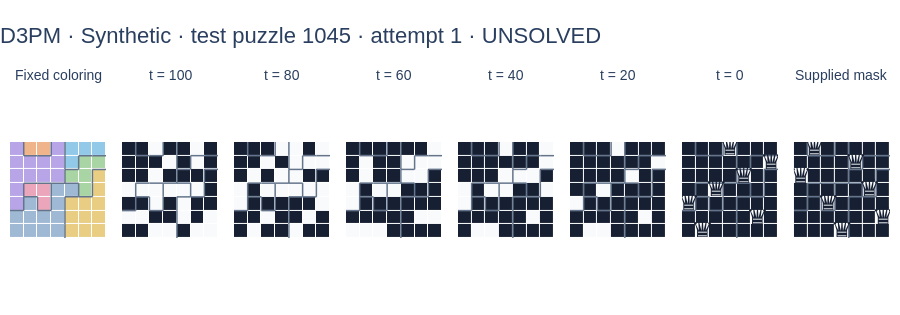
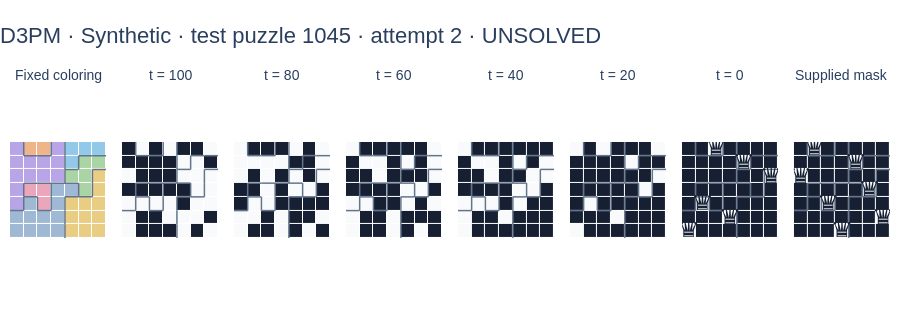

Notebook source saved alongside these figures, in order:
### Code cell
N_TRAJECTORY_PUZZLES = 3
TRAJECTORY_ATTEMPTS = 2
CAPTURE_STEPS = tuple(
    sorted(set(np.rint(np.linspace(0, GENERATION_STEPS, 6)).astype(int)))
)
trajectory_indices = splits["test"][:N_TRAJECTORY_PUZZLES]
trajectory_progress = widgets.IntProgress(
    value=0,
    max=len(trajectory_indices) * TRAJECTORY_ATTEMPTS * GENERATION_STEPS,
    description="Trajectories",
    style={"description_width": "initial"},
    layout=widgets.Layout(width="100%"),
)
display(trajectory_progress)
trajectory_records = []
for puzzle_index in trajectory_indices:
    for attempt in range(TRAJECTORY_ATTEMPTS):
        offset = len(trajectory_records) * GENERATION_STEPS

        def update_trajectory(done, total, offset=offset):
            trajectory_progress.value = offset + done

        final, snapshots = sample_queens(
            model,
            regions[puzzle_index],
            steps=GENERATION_STEPS,
            seed=SEED + 1000 + len(trajectory_records),
            capture_steps=CAPTURE_STEPS,
            progress=update_trajectory,
        )
        solved = bool(
            solution_checks(
                regions[puzzle_index],
                mask_to_tokens(final[0].numpy(), regions[puzzle_index]),
            )["solved"]
        )
        trajectory_records.append((puzzle_index, attempt, snapshots, solved))
trajectory_progress.bar_style = "success"

for puzzle_index, attempt, snapshots, solved in trajectory_records:
    titles = (
        ["Fixed coloring"]
        + [f"t = {GENERATION_STEPS - step}" for step in CAPTURE_STEPS]
        + ["Supplied mask"]
    )
    fig = make_subplots(
        rows=1, cols=len(titles), subplot_titles=titles, horizontal_spacing=0.018
    )
    add_board(fig, regions[puzzle_index], regions[puzzle_index], 1, 1)
    for col, step in enumerate(CAPTURE_STEPS, start=2):
        add_mask(
            fig,
            snapshots[step][0].numpy(),
            regions[puzzle_index],
            1,
            col,
            queens=step == GENERATION_STEPS,
        )
    add_mask(
        fig,
        queen_masks[puzzle_index],
        regions[puzzle_index],
        1,
        len(titles),
        queens=True,
    )
    source = puzzles["source_names"][puzzle_index]
    status = "SOLVED" if solved else "UNSOLVED"
    style_boards(
        fig,
        f"D3PM · {source} · test puzzle {puzzle_index} · attempt {attempt + 1} · {status}",
    ).show(config=PLOT_CONFIG)

### Figure 1 — Plotly figure (JSON) as saved in the notebook; plotly's stock layout.template omitted (floating-point values rounded to 4 significant figures)
{"data": [{"colorscale": [[0, "#B8A5E8"], [0.125, "#B8A5E8"], [0.125, "#F0B48B"], [0.25, "#F0B48B"], [0.25, "#92C9E8"], [0.375, "#92C9E8"], [0.375, "#A9D4A4"], [0.5, "#A9D4A4"], [0.5, "#E8CD83"], [0.625, "#E8CD83"], [0.625, "#ECA6BB"], [0.75, "#ECA6BB"], [0.75, "#9FB9D4"], [0.875, "#9FB9D4"], [0.875, "#F1F3F5"], [1, "#F1F3F5"]], "customdata": [[0, 1, 1, 0, 2, 2, 2], [0, 0, 0, 0, 2, 3, 3], [0, 0, 0, 0, 3, 3, 4], [0, 5, 5, 6, 6, 3, 4], [0, 6, 5, 6, 4, 4, 4], [6, 6, 6, 6, 4, 4, 4], [6, 6, 6, 6, 4, 4, 4]], "hovertemplate": "row=%{y}, col=%{x}<br>region=%{customdata}<br>token=%{z}<extra></extra>", "showscale": false, "type": "heatmap", "xaxis": "x", "xgap": 1, "yaxis": "y", "ygap": 1, "z": [[0, 1, 1, 0, 2, 2, 2], [0, 0, 0, 0, 2, 3, 3], [0, 0, 0, 0, 3, 3, 4], [0, 5, 5, 6, 6, 3, 4], [0, 6, 5, 6, 4, 4, 4], [6, 6, 6, 6, 4, 4, 4], [6, 6, 6, 6, 4, 4, 4]], "zmax": 7.5, "zmin": -0.5}, {"hoverinfo": "skip", "line": {"color": "#64748B", "width": 1.5}, "mode": "lines", "showlegend": false, "type": "scatter", "x": [0.5, 0.5, null, 0.5, 1.5, null, 2.5, 2.5, null, 1.5, 2.5, null, 3.5, 3.5, null, 4.5, 5.5, null, 5.5, 6.5, null, 3.5, 3.5, null, 4.5, 4.5, null, 3.5, 4.5, null, 5.5, 6.5, null, 0.5, 1.5, null, 1.5, 2.5, null, 3.5, 3.5, null, 2.5, 3.5, null, 3.5, 4.5, null, 5.5, 5.5, null, 0.5, 0.5, null, 0.5, 1.5, null, 2.5, 2.5, null, 4.5, 4.5, null, 3.5, 4.5, null, 5.5, 5.5, null, 4.5, 5.5, null, 0.5, 0.5, null, -0.5, 0.5, null, 1.5, 1.5, null, 2.5, 2.5, null, 1.5, 2.5, null, 3.5, 3.5, null, 3.5, 3.5, null, 3.5, 3.5, null], "xaxis": "x", "y": [-0.5, 0.5, null, 0.5, 0.5, null, -0.5, 0.5, null, 0.5, 0.5, null, -0.5, 0.5, null, 0.5, 0.5, null, 0.5, 0.5, null, 0.5, 1.5, null, 0.5, 1.5, null, 1.5, 1.5, null, 1.5, 1.5, null, 2.5, 2.5, null, 2.5, 2.5, null, 1.5, 2.5, null, 2.5, 2.5, null, 2.5, 2.5, null, 1.5, 2.5, null, 2.5, 3.5, null, 3.5, 3.5, null, 2.5, 3.5, null, 2.5, 3.5, null, 3.5, 3.5, null, 2.5, 3.5, null, 3.5, 3.5, null, 3.5, 4.5, null, 4.5, 4.5, null, 3.5, 4.5, null, 3.5, 4.5, null, 4.5, 4.5, null, 3.5, 4.5, null, 4.5, 5.5, null, 5.5, 6.5, null], "yaxis": "y"}, {"colorscale": [[0, "#172033"], [0.5, "#172033"], [0.5, "#F8FAFC"], [1, "#F8FAFC"]], "customdata": [[0, 1, 1, 0, 2, 2, 2], [0, 0, 0, 0, 2, 3, 3], [0, 0, 0, 0, 3, 3, 4], [0, 5, 5, 6, 6, 3, 4], [0, 6, 5, 6, 4, 4, 4], [6, 6, 6, 6, 4, 4, 4], [6, 6, 6, 6, 4, 4, 4]], "hovertemplate": "row=%{y}, col=%{x}<br>region=%{customdata}<br>queen=%{z}<extra></extra>", "showscale": false, "type": "heatmap", "xaxis": "x2", "xgap": 1, "yaxis": "y2", "ygap": 1, "z": [[0, 0, 1, 0, 0, 1, 0], [0, 0, 0, 1, 0, 1, 0], [0, 0, 1, 0, 0, 0, 0], [1, 1, 1, 1, 1, 1, 0], [0, 0, 1, 0, 1, 0, 0], [1, 1, 0, 0, 1, 0, 1], [0, 0, 1, 1, 0, 1, 1]], "zmax": 1.5, "zmin": -0.5}, {"hoverinfo": "skip", "line": {"color": "#64748B", "width": 1.5}, "mode": "lines", "showlegend": false, "type": "scatter", "x": [0.5, 0.5, null, 0.5, 1.5, null, 2.5, 2.5, null, 1.5, 2.5, null, 3.5, 3.5, null, 4.5, 5.5, null, 5.5, 6.5, null, 3.5, 3.5, null, 4.5, 4.5, null, 3.5, 4.5, null, 5.5, 6.5, null, 0.5, 1.5, null, 1.5, 2.5, null, 3.5, 3.5, null, 2.5, 3.5, null, 3.5, 4.5, null, 5.5, 5.5, null, 0.5, 0.5, null, 0.5, 1.5, null, 2.5, 2.5, null, 4.5, 4.5, null, 3.5, 4.5, null, 5.5, 5.5, null, 4.5, 5.5, null, 0.5, 0.5, null, -0.5, 0.5, null, 1.5, 1.5, null, 2.5, 2.5, null, 1.5, 2.5, null, 3.5, 3.5, null, 3.5, 3.5, null, 3.5, 3.5, null], "xaxis": "x2", "y": [-0.5, 0.5, null, 0.5, 0.5, null, -0.5, 0.5, null, 0.5, 0.5, null, -0.5, 0.5, null, 0.5, 0.5, null, 0.5, 0.5, null, 0.5, 1.5, null, 0.5, 1.5, null, 1.5, 1.5, null, 1.5, 1.5, null, 2.5, 2.5, null, 2.5, 2.5, null, 1.5, 2.5, null, 2.5, 2.5, null, 2.5, 2.5, null, 1.5, 2.5, null, 2.5, 3.5, null, 3.5, 3.5, null, 2.5, 3.5, null, 2.5, 3.5, null, 3.5, 3.5, null, 2.5, 3.5, null, 3.5, 3.5, null, 3.5, 4.5, null, 4.5, 4.5, null, 3.5, 4.5, null, 3.5, 4.5, null, 4.5, 4.5, null, 3.5, 4.5, null, 4.5, 5.5, null, 5.5, 6.5, null], "yaxis": "y2"}, {"colorscale": [[0, "#172033"], [0.5, "#172033"], [0.5, "#F8FAFC"], [1, "#F8FAFC"]], "customdata": [[0, 1, 1, 0, 2, 2, 2], [0, 0, 0, 0, 2, 3, 3], [0, 0, 0, 0, 3, 3, 4], [0, 5, 5, 6, 6, 3, 4], [0, 6, 5, 6, 4, 4, 4], [6, 6, 6, 6, 4, 4, 4], [6, 6, 6, 6, 4, 4, 4]], "hovertemplate": "row=%{y}, col=%{x}<br>region=%{customdata}<br>queen=%{z}<extra></extra>", "showscale": false, "type": "heatmap", "xaxis": "x3", "xgap": 1, "yaxis": "y3", "ygap": 1, "z": [[0, 0, 0, 1, 1, 0, 1], [0, 0, 1, 0, 1, 1, 1], [0, 1, 0, 1, 1, 0, 0], [1, 0, 1, 1, 1, 1, 1], [1, 0, 0, 0, 0, 0, 1], [0, 0, 1, 0, 0, 1, 0], [0, 1, 0, 0, 1, 0, 0]], "zmax": 1.5, "zmin": -0.5}, {"hoverinfo": "skip", "line": {"color": "#64748B", "width": 1.5}, "mode": "lines", "showlegend": false, "type": "scatter", "x": [0.5, 0.5, null, 0.5, 1.5, null, 2.5, 2.5, null, 1.5, 2.5, null, 3.5, 3.5, null, 4.5, 5.5, null, 5.5, 6.5, null, 3.5, 3.5, null, 4.5, 4.5, null, 3.5, 4.5, null, 5.5, 6.5, null, 0.5, 1.5, null, 1.5, 2.5, null, 3.5, 3.5, null, 2.5, 3.5, null, 3.5, 4.5, null, 5.5, 5.5, null, 0.5, 0.5, null, 0.5, 1.5, null, 2.5, 2.5, null, 4.5, 4.5, null, 3.5, 4.5, null, 5.5, 5.5, null, 4.5, 5.5, null, 0.5, 0.5, null, -0.5, 0.5, null, 1.5, 1.5, null, 2.5, 2.5, null, 1.5, 2.5, null, 3.5, 3.5, null, 3.5, 3.5, null, 3.5, 3.5, null], "xaxis": "x3", "y": [-0.5, 0.5, null, 0.5, 0.5, null, -0.5, 0.5, null, 0.5, 0.5, null, -0.5, 0.5, null, 0.5, 0.5, null, 0.5, 0.5, null, 0.5, 1.5, null, 0.5, 1.5, null, 1.5, 1.5, null, 1.5, 1.5, null, 2.5, 2.5, null, 2.5, 2.5, null, 1.5, 2.5, null, 2.5, 2.5, null, 2.5, 2.5, null, 1.5, 2.5, null, 2.5, 3.5, null, 3.5, 3.5, null, 2.5, 3.5, null, 2.5, 3.5, null, 3.5, 3.5, null, 2.5, 3.5, null, 3.5, 3.5, null, 3.5, 4.5, null, 4.5, 4.5, null, 3.5, 4.5, null, 3.5, 4.5, null, 4.5, 4.5, null, 3.5, 4.5, null, 4.5, 5.5, null, 5.5, 6.5, null], "yaxis": "y3"}, {"colorscale": [[0, "#172033"], [0.5, "#172033"], [0.5, "#F8FAFC"], [1, "#F8FAFC"]], "customdata": [[0, 1, 1, 0, 2, 2, 2], [0, 0, 0, 0, 2, 3, 3], [0, 0, 0, 0, 3, 3, 4], [0, 5, 5, 6, 6, 3, 4], [0, 6, 5, 6, 4, 4, 4], [6, 6, 6, 6, 4, 4, 4], [6, 6, 6, 6, 4, 4, 4]], "hovertemplate": "row=%{y}, col=%{x}<br>region=%{customdata}<br>queen=%{z}<extra></extra>", "showscale": false, "type": "heatmap", "xaxis": "x4", "xgap": 1, "yaxis": "y4", "ygap": 1, "z": [[0, 0, 0, 0, 0, 0, 1], [0, 1, 0, 0, 1, 1, 1], [0, 1, 0, 0, 1, 1, 0], [1, 0, 1, 1, 0, 0, 0], [1, 0, 0, 0, 0, 0, 0], [0, 0, 0, 0, 0, 1, 1], [1, 1, 1, 0, 0, 0, 0]], "zmax": 1.5, "zmin": -0.5}, {"hoverinfo": "skip", "line": {"color": "#64748B", "width": 1.5}, "mode": "lines", "showlegend": false, "type": "scatter", "x": [0.5, 0.5, null, 0.5, 1.5, null, 2.5, 2.5, null, 1.5, 2.5, null, 3.5, 3.5, null, 4.5, 5.5, null, 5.5, 6.5, null, 3.5, 3.5, null, 4.5, 4.5, null, 3.5, 4.5, null, 5.5, 6.5, null, 0.5, 1.5, null, 1.5, 2.5, null, 3.5, 3.5, null, 2.5, 3.5, null, 3.5, 4.5, null, 5.5, 5.5, null, 0.5, 0.5, null, 0.5, 1.5, null, 2.5, 2.5, null, 4.5, 4.5, null, 3.5, 4.5, null, 5.5, 5.5, null, 4.5, 5.5, null, 0.5, 0.5, null, -0.5, 0.5, null, 1.5, 1.5, null, 2.5, 2.5, null, 1.5, 2.5, null, 3.5, 3.5, null, 3.5, 3.5, null, 3.5, 3.5, null], "xaxis": "x4", "y": [-0.5, 0.5, null, 0.5, 0.5, null, -0.5, 0.5, null, 0.5, 0.5, null, -0.5, 0.5, null, 0.5, 0.5, null, 0.5, 0.5, null, 0.5, 1.5, null, 0.5, 1.5, null, 1.5, 1.5, null, 1.5, 1.5, null, 2.5, 2.5, null, 2.5, 2.5, null, 1.5, 2.5, null, 2.5, 2.5, null, 2.5, 2.5, null, 1.5, 2.5, null, 2.5, 3.5, null, 3.5, 3.5, null, 2.5, 3.5, null, 2.5, 3.5, null, 3.5, 3.5, null, 2.5, 3.5, null, 3.5, 3.5, null, 3.5, 4.5, null, 4.5, 4.5, null, 3.5, 4.5, null, 3.5, 4.5, null, 4.5, 4.5, null, 3.5, 4.5, null, 4.5, 5.5, null, 5.5, 6.5, null], "yaxis": "y4"}, {"colorscale": [[0, "#172033"], [0.5, "#172033"], [0.5, "#F8FAFC"], [1, "#F8FAFC"]], "customdata": [[0, 1, 1, 0, 2, 2, 2], [0, 0, 0, 0, 2, 3, 3], [0, 0, 0, 0, 3, 3, 4], [0, 5, 5, 6, 6, 3, 4], [0, 6, 5, 6, 4, 4, 4], [6, 6, 6, 6, 4, 4, 4], [6, 6, 6, 6, 4, 4, 4]], "hovertemplate": "row=%{y}, col=%{x}<br>region=%{customdata}<br>queen=%{z}<extra></extra>", "showscale": false, "type": "heatmap", "xaxis": "x5", "xgap": 1, "yaxis": "y5", "ygap": 1, "z": [[0, 0, 0, 1, 0, 0, 1], [0, 0, 0, 0, 0, 0, 1], [0, 0, 0, 1, 1, 1, 0], [1, 0, 1, 1, 0, 0, 1], [1, 0, 0, 0, 0, 0, 0], [0, 0, 0, 0, 0, 1, 0], [0, 1, 1, 0, 0, 0, 0]], "zmax": 1.5, "zmin": -0.5}, {"hoverinfo": "skip", "line": {"color": "#64748B", "width": 1.5}, "mode": "lines", "showlegend": false, "type": "scatter", "x": [0.5, 0.5, null, 0.5, 1.5, null, 2.5, 2.5, null, 1.5, 2.5, null, 3.5, 3.5, null, 4.5, 5.5, null, 5.5, 6.5, null, 3.5, 3.5, null, 4.5, 4.5, null, 3.5, 4.5, null, 5.5, 6.5, null, 0.5, 1.5, null, 1.5, 2.5, null, 3.5, 3.5, null, 2.5, 3.5, null, 3.5, 4.5, null, 5.5, 5.5, null, 0.5, 0.5, null, 0.5, 1.5, null, 2.5, 2.5, null, 4.5, 4.5, null, 3.5, 4.5, null, 5.5, 5.5, null, 4.5, 5.5, null, 0.5, 0.5, null, -0.5, 0.5, null, 1.5, 1.5, null, 2.5, 2.5, null, 1.5, 2.5, null, 3.5, 3.5, null, 3.5, 3.5, null, 3.5, 3.5, null], "xaxis": "x5", "y": [-0.5, 0.5, null, 0.5, 0.5, null, -0.5, 0.5, null, 0.5, 0.5, null, -0.5, 0.5, null, 0.5, 0.5, null, 0.5, 0.5, null, 0.5, 1.5, null, 0.5, 1.5, null, 1.5, 1.5, null, 1.5, 1.5, null, 2.5, 2.5, null, 2.5, 2.5, null, 1.5, 2.5, null, 2.5, 2.5, null, 2.5, 2.5, null, 1.5, 2.5, null, 2.5, 3.5, null, 3.5, 3.5, null, 2.5, 3.5, null, 2.5, 3.5, null, 3.5, 3.5, null, 2.5, 3.5, null, 3.5, 3.5, null, 3.5, 4.5, null, 4.5, 4.5, null, 3.5, 4.5, null, 3.5, 4.5, null, 4.5, 4.5, null, 3.5, 4.5, null, 4.5, 5.5, null, 5.5, 6.5, null], "yaxis": "y5"}, {"colorscale": [[0, "#172033"], [0.5, "#172033"], [0.5, "#F8FAFC"], [1, "#F8FAFC"]], "customdata": [[0, 1, 1, 0, 2, 2, 2], [0, 0, 0, 0, 2, 3, 3], [0, 0, 0, 0, 3, 3, 4], [0, 5, 5, 6, 6, 3, 4], [0, 6, 5, 6, 4, 4, 4], [6, 6, 6, 6, 4, 4, 4], [6, 6, 6, 6, 4, 4, 4]], "hovertemplate": "row=%{y}, col=%{x}<br>region=%{customdata}<br>queen=%{z}<extra></extra>", "showscale": false, "type": "heatmap", "xaxis": "x6", "xgap": 1, "yaxis": "y6", "ygap": 1, "z": [[0, 0, 0, 1, 0, 0, 0], [0, 0, 0, 0, 0, 0, 1], [0, 0, 0, 0, 1, 0, 0], [0, 0, 1, 0, 0, 0, 0], [1, 0, 0, 0, 0, 0, 0], [0, 0, 0, 0, 0, 1, 0], [0, 1, 1, 0, 0, 0, 0]], "zmax": 1.5, "zmin": -0.5}, {"hoverinfo": "skip", "line": {"color": "#64748B", "width": 1.5}, "mode": "lines", "showlegend": false, "type": "scatter", "x": [0.5, 0.5, null, 0.5, 1.5, null, 2.5, 2.5, null, 1.5, 2.5, null, 3.5, 3.5, null, 4.5, 5.5, null, 5.5, 6.5, null, 3.5, 3.5, null, 4.5, 4.5, null, 3.5, 4.5, null, 5.5, 6.5, null, 0.5, 1.5, null, 1.5, 2.5, null, 3.5, 3.5, null, 2.5, 3.5, null, 3.5, 4.5, null, 5.5, 5.5, null, 0.5, 0.5, null, 0.5, 1.5, null, 2.5, 2.5, null, 4.5, 4.5, null, 3.5, 4.5, null, 5.5, 5.5, null, 4.5, 5.5, null, 0.5, 0.5, null, -0.5, 0.5, null, 1.5, 1.5, null, 2.5, 2.5, null, 1.5, 2.5, null, 3.5, 3.5, null, 3.5, 3.5, null, 3.5, 3.5, null], "xaxis": "x6", "y": [-0.5, 0.5, null, 0.5, 0.5, null, -0.5, 0.5, null, 0.5, 0.5, null, -0.5, 0.5, null, 0.5, 0.5, null, 0.5, 0.5, null, 0.5, 1.5, null, 0.5, 1.5, null, 1.5, 1.5, null, 1.5, 1.5, null, 2.5, 2.5, null, 2.5, 2.5, null, 1.5, 2.5, null, 2.5, 2.5, null, 2.5, 2.5, null, 1.5, 2.5, null, 2.5, 3.5, null, 3.5, 3.5, null, 2.5, 3.5, null, 2.5, 3.5, null, 3.5, 3.5, null, 2.5, 3.5, null, 3.5, 3.5, null, 3.5, 4.5, null, 4.5, 4.5, null, 3.5, 4.5, null, 3.5, 4.5, null, 4.5, 4.5, null, 3.5, 4.5, null, 4.5, 5.5, null, 5.5, 6.5, null], "yaxis": "y6"}, {"colorscale": [[0, "#172033"], [0.5, "#172033"], [0.5, "#F8FAFC"], [1, "#F8FAFC"]], "customdata": [[0, 1, 1, 0, 2, 2, 2], [0, 0, 0, 0, 2, 3, 3], [0, 0, 0, 0, 3, 3, 4], [0, 5, 5, 6, 6, 3, 4], [0, 6, 5, 6, 4, 4, 4], [6, 6, 6, 6, 4, 4, 4], [6, 6, 6, 6, 4, 4, 4]], "hovertemplate": "row=%{y}, col=%{x}<br>region=%{customdata}<br>queen=%{z}<extra></extra>", "showscale": false, "type": "heatmap", "xaxis": "x7", "xgap": 1, "yaxis": "y7", "ygap": 1, "z": [[0, 0, 0, 1, 0, 0, 0], [0, 0, 0, 0, 0, 0, 1], [0, 0, 0, 0, 1, 0, 0], [0, 0, 1, 0, 0, 0, 0], [1, 0, 0, 0, 0, 0, 0], [0, 0, 0, 0, 0, 1, 0], [0, 1, 0, 0, 0, 0, 0]], "zmax": 1.5, "zmin": -0.5}, {"hoverinfo": "skip", "line": {"color": "#64748B", "width": 1.5}, "mode": "lines", "showlegend": false, "type": "scatter", "x": [0.5, 0.5, null, 0.5, 1.5, null, 2.5, 2.5, null, 1.5, 2.5, null, 3.5, 3.5, null, 4.5, 5.5, null, 5.5, 6.5, null, 3.5, 3.5, null, 4.5, 4.5, null, 3.5, 4.5, null, 5.5, 6.5, null, 0.5, 1.5, null, 1.5, 2.5, null, 3.5, 3.5, null, 2.5, 3.5, null, 3.5, 4.5, null, 5.5, 5.5, null, 0.5, 0.5, null, 0.5, 1.5, null, 2.5, 2.5, null, 4.5, 4.5, null, 3.5, 4.5, null, 5.5, 5.5, null, 4.5, 5.5, null, 0.5, 0.5, null, -0.5, 0.5, null, 1.5, 1.5, null, 2.5, 2.5, null, 1.5, 2.5, null, 3.5, 3.5, null, 3.5, 3.5, null, 3.5, 3.5, null], "xaxis": "x7", "y": [-0.5, 0.5, null, 0.5, 0.5, null, -0.5, 0.5, null, 0.5, 0.5, null, -0.5, 0.5, null, 0.5, 0.5, null, 0.5, 0.5, null, 0.5, 1.5, null, 0.5, 1.5, null, 1.5, 1.5, null, 1.5, 1.5, null, 2.5, 2.5, null, 2.5, 2.5, null, 1.5, 2.5, null, 2.5, 2.5, null, 2.5, 2.5, null, 1.5, 2.5, null, 2.5, 3.5, null, 3.5, 3.5, null, 2.5, 3.5, null, 2.5, 3.5, null, 3.5, 3.5, null, 2.5, 3.5, null, 3.5, 3.5, null, 3.5, 4.5, null, 4.5, 4.5, null, 3.5, 4.5, null, 3.5, 4.5, null, 4.5, 4.5, null, 3.5, 4.5, null, 4.5, 5.5, null, 5.5, 6.5, null], "yaxis": "y7"}, {"hoverinfo": "skip", "mode": "text", "showlegend": false, "text": ["♛", "♛", "♛", "♛", "♛", "♛", "♛"], "textfont": {"color": "#172033", "size": 25}, "type": "scatter", "x": [3, 6, 4, 2, 0, 5, 1], "xaxis": "x7", "y": [0, 1, 2, 3, 4, 5, 6], "yaxis": "y7"}, {"colorscale": [[0, "#172033"], [0.5, "#172033"], [0.5, "#F8FAFC"], [1, "#F8FAFC"]], "customdata": [[0, 1, 1, 0, 2, 2, 2], [0, 0, 0, 0, 2, 3, 3], [0, 0, 0, 0, 3, 3, 4], [0, 5, 5, 6, 6, 3, 4], [0, 6, 5, 6, 4, 4, 4], [6, 6, 6, 6, 4, 4, 4], [6, 6, 6, 6, 4, 4, 4]], "hovertemplate": "row=%{y}, col=%{x}<br>region=%{customdata}<br>queen=%{z}<extra></extra>", "showscale": false, "type": "heatmap", "xaxis": "x8", "xgap": 1, "yaxis": "y8", "ygap": 1, "z": [[0, 1, 0, 0, 0, 0, 0], [0, 0, 0, 0, 1, 0, 0], [1, 0, 0, 0, 0, 0, 0], [0, 0, 0, 0, 0, 1, 0], [0, 0, 1, 0, 0, 0, 0], [0, 0, 0, 0, 0, 0, 1], [0, 0, 0, 1, 0, 0, 0]], "zmax": 1.5, "zmin": -0.5}, {"hoverinfo": "skip", "line": {"color": "#64748B", "width": 1.5}, "mode": "lines", "showlegend": false, "type": "scatter", "x": [0.5, 0.5, null, 0.5, 1.5, null, 2.5, 2.5, null, 1.5, 2.5, null, 3.5, 3.5, null, 4.5, 5.5, null, 5.5, 6.5, null, 3.5, 3.5, null, 4.5, 4.5, null, 3.5, 4.5, null, 5.5, 6.5, null, 0.5, 1.5, null, 1.5, 2.5, null, 3.5, 3.5, null, 2.5, 3.5, null, 3.5, 4.5, null, 5.5, 5.5, null, 0.5, 0.5, null, 0.5, 1.5, null, 2.5, 2.5, null, 4.5, 4.5, null, 3.5, 4.5, null, 5.5, 5.5, null, 4.5, 5.5, null, 0.5, 0.5, null, -0.5, 0.5, null, 1.5, 1.5, null, 2.5, 2.5, null, 1.5, 2.5, null, 3.5, 3.5, null, 3.5, 3.5, null, 3.5, 3.5, null], "xaxis": "x8", "y": [-0.5, 0.5, null, 0.5, 0.5, null, -0.5, 0.5, null, 0.5, 0.5, null, -0.5, 0.5, null, 0.5, 0.5, null, 0.5, 0.5, null, 0.5, 1.5, null, 0.5, 1.5, null, 1.5, 1.5, null, 1.5, 1.5, null, 2.5, 2.5, null, 2.5, 2.5, null, 1.5, 2.5, null, 2.5, 2.5, null, 2.5, 2.5, null, 1.5, 2.5, null, 2.5, 3.5, null, 3.5, 3.5, null, 2.5, 3.5, null, 2.5, 3.5, null, 3.5, 3.5, null, 2.5, 3.5, null, 3.5, 3.5, null, 3.5, 4.5, null, 4.5, 4.5, null, 3.5, 4.5, null, 3.5, 4.5, null, 4.5, 4.5, null, 3.5, 4.5, null, 4.5, 5.5, null, 5.5, 6.5, null], "yaxis": "y8"}, {"hoverinfo": "skip", "mode": "text", "showlegend": false, "text": ["♛", "♛", "♛", "♛", "♛", "♛", "♛"], "textfont": {"color": "#172033", "size": 25}, "type": "scatter", "x": [1, 4, 0, 5, 2, 6, 3], "xaxis": "x8", "y": [0, 1, 2, 3, 4, 5, 6], "yaxis": "y8"}], "layout": {"annotations": [{"font": {"size": 14}, "showarrow": false, "text": "Fixed coloring", "x": 0.05462, "xanchor": "center", "xref": "paper", "y": 1, "yanchor": "bottom", "yref": "paper"}, {"font": {"size": 14}, "showarrow": false, "text": "t = 100", "x": 0.1819, "xanchor": "center", "xref": "paper", "y": 1, "yanchor": "bottom", "yref": "paper"}, {"font": {"size": 14}, "showarrow": false, "text": "t = 80", "x": 0.3091, "xanchor": "center", "xref": "paper", "y": 1, "yanchor": "bottom", "yref": "paper"}, {"font": {"size": 14}, "showarrow": false, "text": "t = 60", "x": 0.4364, "xanchor": "center", "xref": "paper", "y": 1, "yanchor": "bottom", "yref": "paper"}, {"font": {"size": 14}, "showarrow": false, "text": "t = 40", "x": 0.5636, "xanchor": "center", "xref": "paper", "y": 1, "yanchor": "bottom", "yref": "paper"}, {"font": {"size": 14}, "showarrow": false, "text": "t = 20", "x": 0.6909, "xanchor": "center", "xref": "paper", "y": 1, "yanchor": "bottom", "yref": "paper"}, {"font": {"size": 14}, "showarrow": false, "text": "t = 0", "x": 0.8181, "xanchor": "center", "xref": "paper", "y": 1, "yanchor": "bottom", "yref": "paper"}, {"font": {"size": 14}, "showarrow": false, "text": "Supplied mask", "x": 0.9454, "xanchor": "center", "xref": "paper", "y": 1, "yanchor": "bottom", "yref": "paper"}], "autosize": true, "font": {"family": "Arial, sans-serif", "size": 15}, "height": 315, "margin": {"b": 20, "l": 10, "r": 10, "t": 85}, "showlegend": false, "title": {"font": {"size": 22}, "text": "D3PM · Synthetic · test puzzle 1045 · attempt 1 · UNSOLVED", "x": 0}, "xaxis": {"anchor": "y", "constrain": "domain", "domain": [0, 0.1092], "fixedrange": true, "range": [-0.5, 6.5], "showgrid": false, "showticklabels": false, "zeroline": false}, "xaxis2": {"anchor": "y2", "constrain": "domain", "domain": [0.1273, 0.2365], "fixedrange": true, "range": [-0.5, 6.5], "showgrid": false, "showticklabels": false, "zeroline": false}, "xaxis3": {"anchor": "y3", "constrain": "domain", "domain": [0.2545, 0.3638], "fixedrange": true, "range": [-0.5, 6.5], "showgrid": false, "showticklabels": false, "zeroline": false}, "xaxis4": {"anchor": "y4", "constrain": "domain", "domain": [0.3817, 0.491], "fixedrange": true, "range": [-0.5, 6.5], "showgrid": false, "showticklabels": false, "zeroline": false}, "xaxis5": {"anchor": "y5", "constrain": "domain", "domain": [0.509, 0.6182], "fixedrange": true, "range": [-0.5, 6.5], "showgrid": false, "showticklabels": false, "zeroline": false}, "xaxis6": {"anchor": "y6", "constrain": "domain", "domain": [0.6362, 0.7455], "fixedrange": true, "range": [-0.5, 6.5], "showgrid": false, "showticklabels": false, "zeroline": false}, "xaxis7": {"anchor": "y7", "constrain": "domain", "domain": [0.7635, 0.8727], "fixedrange": true, "range": [-0.5, 6.5], "showgrid": false, "showticklabels": false, "zeroline": false}, "xaxis8": {"anchor": "y8", "constrain": "domain", "domain": [0.8908, 1], "fixedrange": true, "range": [-0.5, 6.5], "showgrid": false, "showticklabels": false, "zeroline": false}, "yaxis": {"anchor": "x", "constrain": "domain", "domain": [0, 1], "fixedrange": true, "range": [6.5, -0.5], "scaleanchor": "x", "scaleratio": 1, "showgrid": false, "showticklabels": false, "zeroline": false}, "yaxis2": {"anchor": "x2", "constrain": "domain", "domain": [0, 1], "fixedrange": true, "range": [6.5, -0.5], "scaleanchor": "x2", "scaleratio": 1, "showgrid": false, "showticklabels": false, "zeroline": false}, "yaxis3": {"anchor": "x3", "constrain": "domain", "domain": [0, 1], "fixedrange": true, "range": [6.5, -0.5], "scaleanchor": "x3", "scaleratio": 1, "showgrid": false, "showticklabels": false, "zeroline": false}, "yaxis4": {"anchor": "x4", "constrain": "domain", "domain": [0, 1], "fixedrange": true, "range": [6.5, -0.5], "scaleanchor": "x4", "scaleratio": 1, "showgrid": false, "showticklabels": false, "zeroline": false}, "yaxis5": {"anchor": "x5", "constrain": "domain", "domain": [0, 1], "fixedrange": true, "range": [6.5, -0.5], "scaleanchor": "x5", "scaleratio": 1, "showgrid": false, "showticklabels": false, "zeroline": false}, "yaxis6": {"anchor": "x6", "constrain": "domain", "domain": [0, 1], "fixedrange": true, "range": [6.5, -0.5], "scaleanchor": "x6", "scaleratio": 1, "showgrid": false, "showticklabels": false, "zeroline": false}, "yaxis7": {"anchor": "x7", "constrain": "domain", "domain": [0, 1], "fixedrange": true, "range": [6.5, -0.5], "scaleanchor": "x7", "scaleratio": 1, "showgrid": false, "showticklabels": false, "zeroline": false}, "yaxis8": {"anchor": "x8", "constrain": "domain", "domain": [0, 1], "fixedrange": true, "range": [6.5, -0.5], "scaleanchor": "x8", "scaleratio": 1, "showgrid": false, "showticklabels": false, "zeroline": false}}}

### Figure 2 — Plotly figure (JSON) as saved in the notebook; plotly's stock layout.template omitted (floating-point values rounded to 4 significant figures)
{"data": [{"colorscale": [[0, "#B8A5E8"], [0.125, "#B8A5E8"], [0.125, "#F0B48B"], [0.25, "#F0B48B"], [0.25, "#92C9E8"], [0.375, "#92C9E8"], [0.375, "#A9D4A4"], [0.5, "#A9D4A4"], [0.5, "#E8CD83"], [0.625, "#E8CD83"], [0.625, "#ECA6BB"], [0.75, "#ECA6BB"], [0.75, "#9FB9D4"], [0.875, "#9FB9D4"], [0.875, "#F1F3F5"], [1, "#F1F3F5"]], "customdata": [[0, 1, 1, 0, 2, 2, 2], [0, 0, 0, 0, 2, 3, 3], [0, 0, 0, 0, 3, 3, 4], [0, 5, 5, 6, 6, 3, 4], [0, 6, 5, 6, 4, 4, 4], [6, 6, 6, 6, 4, 4, 4], [6, 6, 6, 6, 4, 4, 4]], "hovertemplate": "row=%{y}, col=%{x}<br>region=%{customdata}<br>token=%{z}<extra></extra>", "showscale": false, "type": "heatmap", "xaxis": "x", "xgap": 1, "yaxis": "y", "ygap": 1, "z": [[0, 1, 1, 0, 2, 2, 2], [0, 0, 0, 0, 2, 3, 3], [0, 0, 0, 0, 3, 3, 4], [0, 5, 5, 6, 6, 3, 4], [0, 6, 5, 6, 4, 4, 4], [6, 6, 6, 6, 4, 4, 4], [6, 6, 6, 6, 4, 4, 4]], "zmax": 7.5, "zmin": -0.5}, {"hoverinfo": "skip", "line": {"color": "#64748B", "width": 1.5}, "mode": "lines", "showlegend": false, "type": "scatter", "x": [0.5, 0.5, null, 0.5, 1.5, null, 2.5, 2.5, null, 1.5, 2.5, null, 3.5, 3.5, null, 4.5, 5.5, null, 5.5, 6.5, null, 3.5, 3.5, null, 4.5, 4.5, null, 3.5, 4.5, null, 5.5, 6.5, null, 0.5, 1.5, null, 1.5, 2.5, null, 3.5, 3.5, null, 2.5, 3.5, null, 3.5, 4.5, null, 5.5, 5.5, null, 0.5, 0.5, null, 0.5, 1.5, null, 2.5, 2.5, null, 4.5, 4.5, null, 3.5, 4.5, null, 5.5, 5.5, null, 4.5, 5.5, null, 0.5, 0.5, null, -0.5, 0.5, null, 1.5, 1.5, null, 2.5, 2.5, null, 1.5, 2.5, null, 3.5, 3.5, null, 3.5, 3.5, null, 3.5, 3.5, null], "xaxis": "x", "y": [-0.5, 0.5, null, 0.5, 0.5, null, -0.5, 0.5, null, 0.5, 0.5, null, -0.5, 0.5, null, 0.5, 0.5, null, 0.5, 0.5, null, 0.5, 1.5, null, 0.5, 1.5, null, 1.5, 1.5, null, 1.5, 1.5, null, 2.5, 2.5, null, 2.5, 2.5, null, 1.5, 2.5, null, 2.5, 2.5, null, 2.5, 2.5, null, 1.5, 2.5, null, 2.5, 3.5, null, 3.5, 3.5, null, 2.5, 3.5, null, 2.5, 3.5, null, 3.5, 3.5, null, 2.5, 3.5, null, 3.5, 3.5, null, 3.5, 4.5, null, 4.5, 4.5, null, 3.5, 4.5, null, 3.5, 4.5, null, 4.5, 4.5, null, 3.5, 4.5, null, 4.5, 5.5, null, 5.5, 6.5, null], "yaxis": "y"}, {"colorscale": [[0, "#172033"], [0.5, "#172033"], [0.5, "#F8FAFC"], [1, "#F8FAFC"]], "customdata": [[0, 1, 1, 0, 2, 2, 2], [0, 0, 0, 0, 2, 3, 3], [0, 0, 0, 0, 3, 3, 4], [0, 5, 5, 6, 6, 3, 4], [0, 6, 5, 6, 4, 4, 4], [6, 6, 6, 6, 4, 4, 4], [6, 6, 6, 6, 4, 4, 4]], "hovertemplate": "row=%{y}, col=%{x}<br>region=%{customdata}<br>queen=%{z}<extra></extra>", "showscale": false, "type": "heatmap", "xaxis": "x2", "xgap": 1, "yaxis": "y2", "ygap": 1, "z": [[0, 1, 0, 1, 0, 0, 1], [0, 0, 0, 0, 1, 1, 0], [1, 0, 0, 0, 1, 1, 1], [0, 0, 0, 0, 0, 1, 1], [1, 1, 1, 1, 0, 1, 1], [1, 0, 0, 1, 1, 1, 0], [1, 0, 0, 0, 1, 0, 1]], "zmax": 1.5, "zmin": -0.5}, {"hoverinfo": "skip", "line": {"color": "#64748B", "width": 1.5}, "mode": "lines", "showlegend": false, "type": "scatter", "x": [0.5, 0.5, null, 0.5, 1.5, null, 2.5, 2.5, null, 1.5, 2.5, null, 3.5, 3.5, null, 4.5, 5.5, null, 5.5, 6.5, null, 3.5, 3.5, null, 4.5, 4.5, null, 3.5, 4.5, null, 5.5, 6.5, null, 0.5, 1.5, null, 1.5, 2.5, null, 3.5, 3.5, null, 2.5, 3.5, null, 3.5, 4.5, null, 5.5, 5.5, null, 0.5, 0.5, null, 0.5, 1.5, null, 2.5, 2.5, null, 4.5, 4.5, null, 3.5, 4.5, null, 5.5, 5.5, null, 4.5, 5.5, null, 0.5, 0.5, null, -0.5, 0.5, null, 1.5, 1.5, null, 2.5, 2.5, null, 1.5, 2.5, null, 3.5, 3.5, null, 3.5, 3.5, null, 3.5, 3.5, null], "xaxis": "x2", "y": [-0.5, 0.5, null, 0.5, 0.5, null, -0.5, 0.5, null, 0.5, 0.5, null, -0.5, 0.5, null, 0.5, 0.5, null, 0.5, 0.5, null, 0.5, 1.5, null, 0.5, 1.5, null, 1.5, 1.5, null, 1.5, 1.5, null, 2.5, 2.5, null, 2.5, 2.5, null, 1.5, 2.5, null, 2.5, 2.5, null, 2.5, 2.5, null, 1.5, 2.5, null, 2.5, 3.5, null, 3.5, 3.5, null, 2.5, 3.5, null, 2.5, 3.5, null, 3.5, 3.5, null, 2.5, 3.5, null, 3.5, 3.5, null, 3.5, 4.5, null, 4.5, 4.5, null, 3.5, 4.5, null, 3.5, 4.5, null, 4.5, 4.5, null, 3.5, 4.5, null, 4.5, 5.5, null, 5.5, 6.5, null], "yaxis": "y2"}, {"colorscale": [[0, "#172033"], [0.5, "#172033"], [0.5, "#F8FAFC"], [1, "#F8FAFC"]], "customdata": [[0, 1, 1, 0, 2, 2, 2], [0, 0, 0, 0, 2, 3, 3], [0, 0, 0, 0, 3, 3, 4], [0, 5, 5, 6, 6, 3, 4], [0, 6, 5, 6, 4, 4, 4], [6, 6, 6, 6, 4, 4, 4], [6, 6, 6, 6, 4, 4, 4]], "hovertemplate": "row=%{y}, col=%{x}<br>region=%{customdata}<br>queen=%{z}<extra></extra>", "showscale": false, "type": "heatmap", "xaxis": "x3", "xgap": 1, "yaxis": "y3", "ygap": 1, "z": [[1, 0, 0, 0, 1, 0, 1], [1, 1, 1, 1, 0, 0, 1], [1, 0, 1, 0, 1, 0, 1], [0, 0, 1, 0, 1, 1, 0], [0, 1, 1, 0, 0, 0, 0], [1, 1, 0, 1, 0, 0, 1], [1, 0, 0, 1, 0, 1, 0]], "zmax": 1.5, "zmin": -0.5}, {"hoverinfo": "skip", "line": {"color": "#64748B", "width": 1.5}, "mode": "lines", "showlegend": false, "type": "scatter", "x": [0.5, 0.5, null, 0.5, 1.5, null, 2.5, 2.5, null, 1.5, 2.5, null, 3.5, 3.5, null, 4.5, 5.5, null, 5.5, 6.5, null, 3.5, 3.5, null, 4.5, 4.5, null, 3.5, 4.5, null, 5.5, 6.5, null, 0.5, 1.5, null, 1.5, 2.5, null, 3.5, 3.5, null, 2.5, 3.5, null, 3.5, 4.5, null, 5.5, 5.5, null, 0.5, 0.5, null, 0.5, 1.5, null, 2.5, 2.5, null, 4.5, 4.5, null, 3.5, 4.5, null, 5.5, 5.5, null, 4.5, 5.5, null, 0.5, 0.5, null, -0.5, 0.5, null, 1.5, 1.5, null, 2.5, 2.5, null, 1.5, 2.5, null, 3.5, 3.5, null, 3.5, 3.5, null, 3.5, 3.5, null], "xaxis": "x3", "y": [-0.5, 0.5, null, 0.5, 0.5, null, -0.5, 0.5, null, 0.5, 0.5, null, -0.5, 0.5, null, 0.5, 0.5, null, 0.5, 0.5, null, 0.5, 1.5, null, 0.5, 1.5, null, 1.5, 1.5, null, 1.5, 1.5, null, 2.5, 2.5, null, 2.5, 2.5, null, 1.5, 2.5, null, 2.5, 2.5, null, 2.5, 2.5, null, 1.5, 2.5, null, 2.5, 3.5, null, 3.5, 3.5, null, 2.5, 3.5, null, 2.5, 3.5, null, 3.5, 3.5, null, 2.5, 3.5, null, 3.5, 3.5, null, 3.5, 4.5, null, 4.5, 4.5, null, 3.5, 4.5, null, 3.5, 4.5, null, 4.5, 4.5, null, 3.5, 4.5, null, 4.5, 5.5, null, 5.5, 6.5, null], "yaxis": "y3"}, {"colorscale": [[0, "#172033"], [0.5, "#172033"], [0.5, "#F8FAFC"], [1, "#F8FAFC"]], "customdata": [[0, 1, 1, 0, 2, 2, 2], [0, 0, 0, 0, 2, 3, 3], [0, 0, 0, 0, 3, 3, 4], [0, 5, 5, 6, 6, 3, 4], [0, 6, 5, 6, 4, 4, 4], [6, 6, 6, 6, 4, 4, 4], [6, 6, 6, 6, 4, 4, 4]], "hovertemplate": "row=%{y}, col=%{x}<br>region=%{customdata}<br>queen=%{z}<extra></extra>", "showscale": false, "type": "heatmap", "xaxis": "x4", "xgap": 1, "yaxis": "y4", "ygap": 1, "z": [[1, 0, 0, 0, 0, 0, 1], [0, 1, 1, 0, 1, 0, 1], [0, 0, 1, 0, 0, 0, 1], [0, 0, 0, 0, 1, 1, 0], [1, 1, 0, 0, 1, 0, 1], [1, 0, 0, 1, 0, 0, 0], [1, 0, 0, 1, 0, 1, 0]], "zmax": 1.5, "zmin": -0.5}, {"hoverinfo": "skip", "line": {"color": "#64748B", "width": 1.5}, "mode": "lines", "showlegend": false, "type": "scatter", "x": [0.5, 0.5, null, 0.5, 1.5, null, 2.5, 2.5, null, 1.5, 2.5, null, 3.5, 3.5, null, 4.5, 5.5, null, 5.5, 6.5, null, 3.5, 3.5, null, 4.5, 4.5, null, 3.5, 4.5, null, 5.5, 6.5, null, 0.5, 1.5, null, 1.5, 2.5, null, 3.5, 3.5, null, 2.5, 3.5, null, 3.5, 4.5, null, 5.5, 5.5, null, 0.5, 0.5, null, 0.5, 1.5, null, 2.5, 2.5, null, 4.5, 4.5, null, 3.5, 4.5, null, 5.5, 5.5, null, 4.5, 5.5, null, 0.5, 0.5, null, -0.5, 0.5, null, 1.5, 1.5, null, 2.5, 2.5, null, 1.5, 2.5, null, 3.5, 3.5, null, 3.5, 3.5, null, 3.5, 3.5, null], "xaxis": "x4", "y": [-0.5, 0.5, null, 0.5, 0.5, null, -0.5, 0.5, null, 0.5, 0.5, null, -0.5, 0.5, null, 0.5, 0.5, null, 0.5, 0.5, null, 0.5, 1.5, null, 0.5, 1.5, null, 1.5, 1.5, null, 1.5, 1.5, null, 2.5, 2.5, null, 2.5, 2.5, null, 1.5, 2.5, null, 2.5, 2.5, null, 2.5, 2.5, null, 1.5, 2.5, null, 2.5, 3.5, null, 3.5, 3.5, null, 2.5, 3.5, null, 2.5, 3.5, null, 3.5, 3.5, null, 2.5, 3.5, null, 3.5, 3.5, null, 3.5, 4.5, null, 4.5, 4.5, null, 3.5, 4.5, null, 3.5, 4.5, null, 4.5, 4.5, null, 3.5, 4.5, null, 4.5, 5.5, null, 5.5, 6.5, null], "yaxis": "y4"}, {"colorscale": [[0, "#172033"], [0.5, "#172033"], [0.5, "#F8FAFC"], [1, "#F8FAFC"]], "customdata": [[0, 1, 1, 0, 2, 2, 2], [0, 0, 0, 0, 2, 3, 3], [0, 0, 0, 0, 3, 3, 4], [0, 5, 5, 6, 6, 3, 4], [0, 6, 5, 6, 4, 4, 4], [6, 6, 6, 6, 4, 4, 4], [6, 6, 6, 6, 4, 4, 4]], "hovertemplate": "row=%{y}, col=%{x}<br>region=%{customdata}<br>queen=%{z}<extra></extra>", "showscale": false, "type": "heatmap", "xaxis": "x5", "xgap": 1, "yaxis": "y5", "ygap": 1, "z": [[1, 0, 0, 0, 0, 0, 0], [0, 1, 1, 0, 1, 0, 1], [0, 0, 1, 0, 0, 1, 1], [0, 0, 0, 0, 1, 1, 0], [1, 1, 1, 0, 1, 0, 0], [1, 0, 0, 1, 0, 0, 0], [1, 0, 0, 0, 0, 0, 0]], "zmax": 1.5, "zmin": -0.5}, {"hoverinfo": "skip", "line": {"color": "#64748B", "width": 1.5}, "mode": "lines", "showlegend": false, "type": "scatter", "x": [0.5, 0.5, null, 0.5, 1.5, null, 2.5, 2.5, null, 1.5, 2.5, null, 3.5, 3.5, null, 4.5, 5.5, null, 5.5, 6.5, null, 3.5, 3.5, null, 4.5, 4.5, null, 3.5, 4.5, null, 5.5, 6.5, null, 0.5, 1.5, null, 1.5, 2.5, null, 3.5, 3.5, null, 2.5, 3.5, null, 3.5, 4.5, null, 5.5, 5.5, null, 0.5, 0.5, null, 0.5, 1.5, null, 2.5, 2.5, null, 4.5, 4.5, null, 3.5, 4.5, null, 5.5, 5.5, null, 4.5, 5.5, null, 0.5, 0.5, null, -0.5, 0.5, null, 1.5, 1.5, null, 2.5, 2.5, null, 1.5, 2.5, null, 3.5, 3.5, null, 3.5, 3.5, null, 3.5, 3.5, null], "xaxis": "x5", "y": [-0.5, 0.5, null, 0.5, 0.5, null, -0.5, 0.5, null, 0.5, 0.5, null, -0.5, 0.5, null, 0.5, 0.5, null, 0.5, 0.5, null, 0.5, 1.5, null, 0.5, 1.5, null, 1.5, 1.5, null, 1.5, 1.5, null, 2.5, 2.5, null, 2.5, 2.5, null, 1.5, 2.5, null, 2.5, 2.5, null, 2.5, 2.5, null, 1.5, 2.5, null, 2.5, 3.5, null, 3.5, 3.5, null, 2.5, 3.5, null, 2.5, 3.5, null, 3.5, 3.5, null, 2.5, 3.5, null, 3.5, 3.5, null, 3.5, 4.5, null, 4.5, 4.5, null, 3.5, 4.5, null, 3.5, 4.5, null, 4.5, 4.5, null, 3.5, 4.5, null, 4.5, 5.5, null, 5.5, 6.5, null], "yaxis": "y5"}, {"colorscale": [[0, "#172033"], [0.5, "#172033"], [0.5, "#F8FAFC"], [1, "#F8FAFC"]], "customdata": [[0, 1, 1, 0, 2, 2, 2], [0, 0, 0, 0, 2, 3, 3], [0, 0, 0, 0, 3, 3, 4], [0, 5, 5, 6, 6, 3, 4], [0, 6, 5, 6, 4, 4, 4], [6, 6, 6, 6, 4, 4, 4], [6, 6, 6, 6, 4, 4, 4]], "hovertemplate": "row=%{y}, col=%{x}<br>region=%{customdata}<br>queen=%{z}<extra></extra>", "showscale": false, "type": "heatmap", "xaxis": "x6", "xgap": 1, "yaxis": "y6", "ygap": 1, "z": [[1, 0, 1, 0, 0, 0, 1], [0, 0, 0, 0, 1, 0, 0], [0, 0, 0, 0, 0, 0, 1], [0, 0, 0, 0, 0, 1, 0], [0, 1, 0, 0, 0, 0, 0], [0, 0, 0, 1, 0, 0, 0], [1, 0, 0, 0, 0, 0, 0]], "zmax": 1.5, "zmin": -0.5}, {"hoverinfo": "skip", "line": {"color": "#64748B", "width": 1.5}, "mode": "lines", "showlegend": false, "type": "scatter", "x": [0.5, 0.5, null, 0.5, 1.5, null, 2.5, 2.5, null, 1.5, 2.5, null, 3.5, 3.5, null, 4.5, 5.5, null, 5.5, 6.5, null, 3.5, 3.5, null, 4.5, 4.5, null, 3.5, 4.5, null, 5.5, 6.5, null, 0.5, 1.5, null, 1.5, 2.5, null, 3.5, 3.5, null, 2.5, 3.5, null, 3.5, 4.5, null, 5.5, 5.5, null, 0.5, 0.5, null, 0.5, 1.5, null, 2.5, 2.5, null, 4.5, 4.5, null, 3.5, 4.5, null, 5.5, 5.5, null, 4.5, 5.5, null, 0.5, 0.5, null, -0.5, 0.5, null, 1.5, 1.5, null, 2.5, 2.5, null, 1.5, 2.5, null, 3.5, 3.5, null, 3.5, 3.5, null, 3.5, 3.5, null], "xaxis": "x6", "y": [-0.5, 0.5, null, 0.5, 0.5, null, -0.5, 0.5, null, 0.5, 0.5, null, -0.5, 0.5, null, 0.5, 0.5, null, 0.5, 0.5, null, 0.5, 1.5, null, 0.5, 1.5, null, 1.5, 1.5, null, 1.5, 1.5, null, 2.5, 2.5, null, 2.5, 2.5, null, 1.5, 2.5, null, 2.5, 2.5, null, 2.5, 2.5, null, 1.5, 2.5, null, 2.5, 3.5, null, 3.5, 3.5, null, 2.5, 3.5, null, 2.5, 3.5, null, 3.5, 3.5, null, 2.5, 3.5, null, 3.5, 3.5, null, 3.5, 4.5, null, 4.5, 4.5, null, 3.5, 4.5, null, 3.5, 4.5, null, 4.5, 4.5, null, 3.5, 4.5, null, 4.5, 5.5, null, 5.5, 6.5, null], "yaxis": "y6"}, {"colorscale": [[0, "#172033"], [0.5, "#172033"], [0.5, "#F8FAFC"], [1, "#F8FAFC"]], "customdata": [[0, 1, 1, 0, 2, 2, 2], [0, 0, 0, 0, 2, 3, 3], [0, 0, 0, 0, 3, 3, 4], [0, 5, 5, 6, 6, 3, 4], [0, 6, 5, 6, 4, 4, 4], [6, 6, 6, 6, 4, 4, 4], [6, 6, 6, 6, 4, 4, 4]], "hovertemplate": "row=%{y}, col=%{x}<br>region=%{customdata}<br>queen=%{z}<extra></extra>", "showscale": false, "type": "heatmap", "xaxis": "x7", "xgap": 1, "yaxis": "y7", "ygap": 1, "z": [[0, 0, 1, 0, 0, 0, 0], [0, 0, 0, 0, 1, 0, 0], [0, 0, 0, 0, 0, 0, 1], [0, 0, 0, 0, 0, 0, 0], [0, 1, 0, 0, 0, 0, 0], [0, 0, 0, 1, 0, 0, 0], [1, 0, 0, 0, 0, 0, 0]], "zmax": 1.5, "zmin": -0.5}, {"hoverinfo": "skip", "line": {"color": "#64748B", "width": 1.5}, "mode": "lines", "showlegend": false, "type": "scatter", "x": [0.5, 0.5, null, 0.5, 1.5, null, 2.5, 2.5, null, 1.5, 2.5, null, 3.5, 3.5, null, 4.5, 5.5, null, 5.5, 6.5, null, 3.5, 3.5, null, 4.5, 4.5, null, 3.5, 4.5, null, 5.5, 6.5, null, 0.5, 1.5, null, 1.5, 2.5, null, 3.5, 3.5, null, 2.5, 3.5, null, 3.5, 4.5, null, 5.5, 5.5, null, 0.5, 0.5, null, 0.5, 1.5, null, 2.5, 2.5, null, 4.5, 4.5, null, 3.5, 4.5, null, 5.5, 5.5, null, 4.5, 5.5, null, 0.5, 0.5, null, -0.5, 0.5, null, 1.5, 1.5, null, 2.5, 2.5, null, 1.5, 2.5, null, 3.5, 3.5, null, 3.5, 3.5, null, 3.5, 3.5, null], "xaxis": "x7", "y": [-0.5, 0.5, null, 0.5, 0.5, null, -0.5, 0.5, null, 0.5, 0.5, null, -0.5, 0.5, null, 0.5, 0.5, null, 0.5, 0.5, null, 0.5, 1.5, null, 0.5, 1.5, null, 1.5, 1.5, null, 1.5, 1.5, null, 2.5, 2.5, null, 2.5, 2.5, null, 1.5, 2.5, null, 2.5, 2.5, null, 2.5, 2.5, null, 1.5, 2.5, null, 2.5, 3.5, null, 3.5, 3.5, null, 2.5, 3.5, null, 2.5, 3.5, null, 3.5, 3.5, null, 2.5, 3.5, null, 3.5, 3.5, null, 3.5, 4.5, null, 4.5, 4.5, null, 3.5, 4.5, null, 3.5, 4.5, null, 4.5, 4.5, null, 3.5, 4.5, null, 4.5, 5.5, null, 5.5, 6.5, null], "yaxis": "y7"}, {"hoverinfo": "skip", "mode": "text", "showlegend": false, "text": ["♛", "♛", "♛", "♛", "♛", "♛"], "textfont": {"color": "#172033", "size": 25}, "type": "scatter", "x": [2, 4, 6, 1, 3, 0], "xaxis": "x7", "y": [0, 1, 2, 4, 5, 6], "yaxis": "y7"}, {"colorscale": [[0, "#172033"], [0.5, "#172033"], [0.5, "#F8FAFC"], [1, "#F8FAFC"]], "customdata": [[0, 1, 1, 0, 2, 2, 2], [0, 0, 0, 0, 2, 3, 3], [0, 0, 0, 0, 3, 3, 4], [0, 5, 5, 6, 6, 3, 4], [0, 6, 5, 6, 4, 4, 4], [6, 6, 6, 6, 4, 4, 4], [6, 6, 6, 6, 4, 4, 4]], "hovertemplate": "row=%{y}, col=%{x}<br>region=%{customdata}<br>queen=%{z}<extra></extra>", "showscale": false, "type": "heatmap", "xaxis": "x8", "xgap": 1, "yaxis": "y8", "ygap": 1, "z": [[0, 1, 0, 0, 0, 0, 0], [0, 0, 0, 0, 1, 0, 0], [1, 0, 0, 0, 0, 0, 0], [0, 0, 0, 0, 0, 1, 0], [0, 0, 1, 0, 0, 0, 0], [0, 0, 0, 0, 0, 0, 1], [0, 0, 0, 1, 0, 0, 0]], "zmax": 1.5, "zmin": -0.5}, {"hoverinfo": "skip", "line": {"color": "#64748B", "width": 1.5}, "mode": "lines", "showlegend": false, "type": "scatter", "x": [0.5, 0.5, null, 0.5, 1.5, null, 2.5, 2.5, null, 1.5, 2.5, null, 3.5, 3.5, null, 4.5, 5.5, null, 5.5, 6.5, null, 3.5, 3.5, null, 4.5, 4.5, null, 3.5, 4.5, null, 5.5, 6.5, null, 0.5, 1.5, null, 1.5, 2.5, null, 3.5, 3.5, null, 2.5, 3.5, null, 3.5, 4.5, null, 5.5, 5.5, null, 0.5, 0.5, null, 0.5, 1.5, null, 2.5, 2.5, null, 4.5, 4.5, null, 3.5, 4.5, null, 5.5, 5.5, null, 4.5, 5.5, null, 0.5, 0.5, null, -0.5, 0.5, null, 1.5, 1.5, null, 2.5, 2.5, null, 1.5, 2.5, null, 3.5, 3.5, null, 3.5, 3.5, null, 3.5, 3.5, null], "xaxis": "x8", "y": [-0.5, 0.5, null, 0.5, 0.5, null, -0.5, 0.5, null, 0.5, 0.5, null, -0.5, 0.5, null, 0.5, 0.5, null, 0.5, 0.5, null, 0.5, 1.5, null, 0.5, 1.5, null, 1.5, 1.5, null, 1.5, 1.5, null, 2.5, 2.5, null, 2.5, 2.5, null, 1.5, 2.5, null, 2.5, 2.5, null, 2.5, 2.5, null, 1.5, 2.5, null, 2.5, 3.5, null, 3.5, 3.5, null, 2.5, 3.5, null, 2.5, 3.5, null, 3.5, 3.5, null, 2.5, 3.5, null, 3.5, 3.5, null, 3.5, 4.5, null, 4.5, 4.5, null, 3.5, 4.5, null, 3.5, 4.5, null, 4.5, 4.5, null, 3.5, 4.5, null, 4.5, 5.5, null, 5.5, 6.5, null], "yaxis": "y8"}, {"hoverinfo": "skip", "mode": "text", "showlegend": false, "text": ["♛", "♛", "♛", "♛", "♛", "♛", "♛"], "textfont": {"color": "#172033", "size": 25}, "type": "scatter", "x": [1, 4, 0, 5, 2, 6, 3], "xaxis": "x8", "y": [0, 1, 2, 3, 4, 5, 6], "yaxis": "y8"}], "layout": {"annotations": [{"font": {"size": 14}, "showarrow": false, "text": "Fixed coloring", "x": 0.05462, "xanchor": "center", "xref": "paper", "y": 1, "yanchor": "bottom", "yref": "paper"}, {"font": {"size": 14}, "showarrow": false, "text": "t = 100", "x": 0.1819, "xanchor": "center", "xref": "paper", "y": 1, "yanchor": "bottom", "yref": "paper"}, {"font": {"size": 14}, "showarrow": false, "text": "t = 80", "x": 0.3091, "xanchor": "center", "xref": "paper", "y": 1, "yanchor": "bottom", "yref": "paper"}, {"font": {"size": 14}, "showarrow": false, "text": "t = 60", "x": 0.4364, "xanchor": "center", "xref": "paper", "y": 1, "yanchor": "bottom", "yref": "paper"}, {"font": {"size": 14}, "showarrow": false, "text": "t = 40", "x": 0.5636, "xanchor": "center", "xref": "paper", "y": 1, "yanchor": "bottom", "yref": "paper"}, {"font": {"size": 14}, "showarrow": false, "text": "t = 20", "x": 0.6909, "xanchor": "center", "xref": "paper", "y": 1, "yanchor": "bottom", "yref": "paper"}, {"font": {"size": 14}, "showarrow": false, "text": "t = 0", "x": 0.8181, "xanchor": "center", "xref": "paper", "y": 1, "yanchor": "bottom", "yref": "paper"}, {"font": {"size": 14}, "showarrow": false, "text": "Supplied mask", "x": 0.9454, "xanchor": "center", "xref": "paper", "y": 1, "yanchor": "bottom", "yref": "paper"}], "autosize": true, "font": {"family": "Arial, sans-serif", "size": 15}, "height": 315, "margin": {"b": 20, "l": 10, "r": 10, "t": 85}, "showlegend": false, "title": {"font": {"size": 22}, "text": "D3PM · Synthetic · test puzzle 1045 · attempt 2 · UNSOLVED", "x": 0}, "xaxis": {"anchor": "y", "constrain": "domain", "domain": [0, 0.1092], "fixedrange": true, "range": [-0.5, 6.5], "showgrid": false, "showticklabels": false, "zeroline": false}, "xaxis2": {"anchor": "y2", "constrain": "domain", "domain": [0.1273, 0.2365], "fixedrange": true, "range": [-0.5, 6.5], "showgrid": false, "showticklabels": false, "zeroline": false}, "xaxis3": {"anchor": "y3", "constrain": "domain", "domain": [0.2545, 0.3638], "fixedrange": true, "range": [-0.5, 6.5], "showgrid": false, "showticklabels": false, "zeroline": false}, "xaxis4": {"anchor": "y4", "constrain": "domain", "domain": [0.3817, 0.491], "fixedrange": true, "range": [-0.5, 6.5], "showgrid": false, "showticklabels": false, "zeroline": false}, "xaxis5": {"anchor": "y5", "constrain": "domain", "domain": [0.509, 0.6182], "fixedrange": true, "range": [-0.5, 6.5], "showgrid": false, "showticklabels": false, "zeroline": false}, "xaxis6": {"anchor": "y6", "constrain": "domain", "domain": [0.6362, 0.7455], "fixedrange": true, "range": [-0.5, 6.5], "showgrid": false, "showticklabels": false, "zeroline": false}, "xaxis7": {"anchor": "y7", "constrain": "domain", "domain": [0.7635, 0.8727], "fixedrange": true, "range": [-0.5, 6.5], "showgrid": false, "showticklabels": false, "zeroline": false}, "xaxis8": {"anchor": "y8", "constrain": "domain", "domain": [0.8908, 1], "fixedrange": true, "range": [-0.5, 6.5], "showgrid": false, "showticklabels": false, "zeroline": false}, "yaxis": {"anchor": "x", "constrain": "domain", "domain": [0, 1], "fixedrange": true, "range": [6.5, -0.5], "scaleanchor": "x", "scaleratio": 1, "showgrid": false, "showticklabels": false, "zeroline": false}, "yaxis2": {"anchor": "x2", "constrain": "domain", "domain": [0, 1], "fixedrange": true, "range": [6.5, -0.5], "scaleanchor": "x2", "scaleratio": 1, "showgrid": false, "showticklabels": false, "zeroline": false}, "yaxis3": {"anchor": "x3", "constrain": "domain", "domain": [0, 1], "fixedrange": true, "range": [6.5, -0.5], "scaleanchor": "x3", "scaleratio": 1, "showgrid": false, "showticklabels": false, "zeroline": false}, "yaxis4": {"anchor": "x4", "constrain": "domain", "domain": [0, 1], "fixedrange": true, "range": [6.5, -0.5], "scaleanchor": "x4", "scaleratio": 1, "showgrid": false, "showticklabels": false, "zeroline": false}, "yaxis5": {"anchor": "x5", "constrain": "domain", "domain": [0, 1], "fixedrange": true, "range": [6.5, -0.5], "scaleanchor": "x5", "scaleratio": 1, "showgrid": false, "showticklabels": false, "zeroline": false}, "yaxis6": {"anchor": "x6", "constrain": "domain", "domain": [0, 1], "fixedrange": true, "range": [6.5, -0.5], "scaleanchor": "x6", "scaleratio": 1, "showgrid": false, "showticklabels": false, "zeroline": false}, "yaxis7": {"anchor": "x7", "constrain": "domain", "domain": [0, 1], "fixedrange": true, "range": [6.5, -0.5], "scaleanchor": "x7", "scaleratio": 1, "showgrid": false, "showticklabels": false, "zeroline": false}, "yaxis8": {"anchor": "x8", "constrain": "domain", "domain": [0, 1], "fixedrange": true, "range": [6.5, -0.5], "scaleanchor": "x8", "scaleratio": 1, "showgrid": false, "showticklabels": false, "zeroline": false}}}
